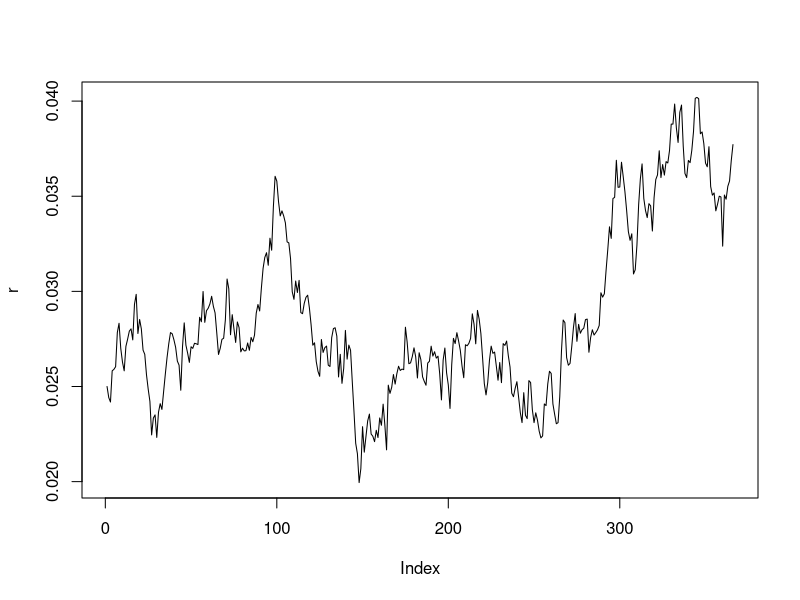

Reproduce this figure in R.
kappa <- 0.4
theta <- 0.03
sigma <- 0.02
r0 <- 0.025

delta_t = 1 / 365

set.seed(123)

par1 <- theta * (1 - exp(-kappa * delta_t))
par2 <- sqrt(sigma^2 / (2 * kappa) * (1 - exp(-2 * kappa * delta_t)))
par3 <- exp(-kappa * delta_t)

r = numeric(366)
r[1] = r0

for (i in 2:366) {
  r[i] <- rnorm(1, par3 * r[i-1] + par1, par2)
}

plot(r, type='l')